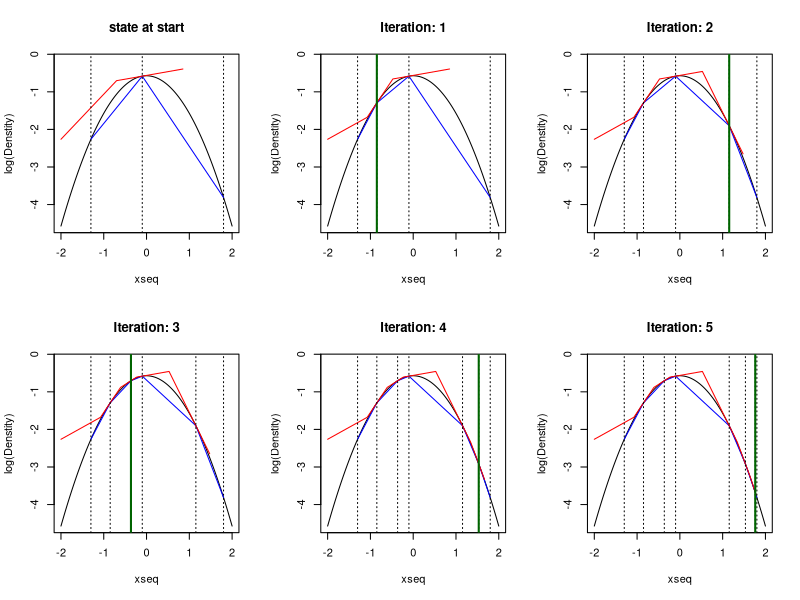

Source code (R):
f = function(x) {
  1/0.03246362 * exp(-4-x^2)
}

h = function(x) log(f(x))
  
hprime = function(x) -2*x

createARSState = function(a, b, x, hfun, hprimefun) {
  # x = c(a, x, b)
  n = length(x)
  h = hfun(x)
  hp = hprimefun(x)
  z = numeric(n)
  u = numeric(n)

  for (i in 1:n) {
    z[i] = x[i] + (h[i] - h[i+1] + hp[i+1]*(x[i+1] - x[i])) / (hp[i+1] - hp[i])
    u[i] = hp[i] * (z[i] - x[i]) + h[i]
  }
  z = c(a, z, b)
  u = c(h[1], u, h[n])


  list(hfun = hfun, hprimefun = hprimefun, a = a, b = b, 
    x = x, h = h, z = z, u = u)
}

createARSStateSequence = function(n, a, b, x, hfun, hprimefun) {
  new.x = runif(n - 1L, a, b)
  res = list(length = n)
  res[[1L]] = createARSState(a, b, x, hfun, hprimefun)
  for (i in seq_len(n - 1L)) {
    x = sort(c(x, new.x[i]))
    res[[i + 1L]] = createARSState(a, b, x, hfun, hprimefun)
    res[[i + 1L]]$new.x = new.x[[i]]
  }
  return(res)
}


createEnvelopeUpper = function(ars) {
  function(x) {
    one = function(x) {
      idx = which.min(x > z) - 1
      return(coeffE[1,idx]*x + coeffE[2,idx])
    }
    sapply(x, one)
  }
}

createEnvelopeLower = function(ars) {
  function(x) {
    n = length(S)
    one = function(x) {
      idx = which.min(x > S) - 1
      if (idx == 1 | idx == (n-1)) {
        return(-Inf)
      } else {
        return(L[2,idx] + L[1,idx]*x)
      }
    }
    sapply(x, one)
  }
}



plotARSLog = function(ars) {
  xseq = seq(ars$a, ars$b, length = 1000)
  yseq = ars$hfun(xseq)
  hmin = min(yseq)
  hmax = max(yseq)
  ylim = c(hmin, hmax + 0.4)
  plot(xseq, yseq, type = "l", ylim = ylim, ylab = "log(Denstity)")
  n = length(ars$x)
  lines(ars$x, ars$h, col = "blue")
  lines(ars$z, ars$u, col = "red")
  for (i in 1:n) {
    abline(v = ars$x[i], lty = "dotted")
  }
}

makeARSAnimation = function(ars.seq) {
  num.plots = length(ars.seq)
  grid.size = ceiling(num.plots / 2L)
  par(mfrow = c(2L, grid.size))
  for (i in seq_len(num.plots)) {
    if (i == 1L) {
      p.title = "state at start"
    } else {
      p.title = sprintf("Iteration: %d", i - 1L)
    }
    plotARSLog(ars.seq[[i]])
    title(p.title)
    if ( i != 1L) {
      abline(v = ars.seq[[i]]$new.x, col = "darkgreen", lwd = 2)
    }
    # Sys.sleep(2)
  }
}

x = c(-1.3, -0.1, 1.8)
ars = createARSState(x = x, a = -2, b = 2, h, hprime)

set.seed(123L)
ars.seq = createARSStateSequence(6L, x = x, a = -2, b = 2, h, hprime)
makeARSAnimation(ars.seq)
